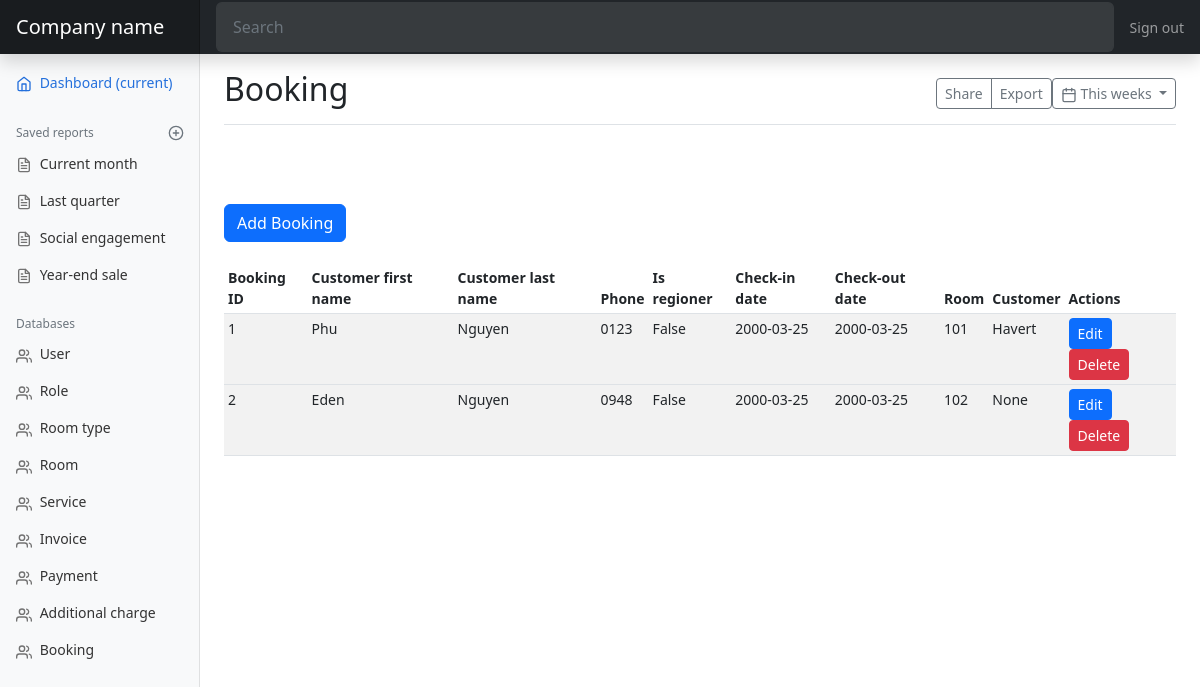
The page /booking on the database as committed earlier.
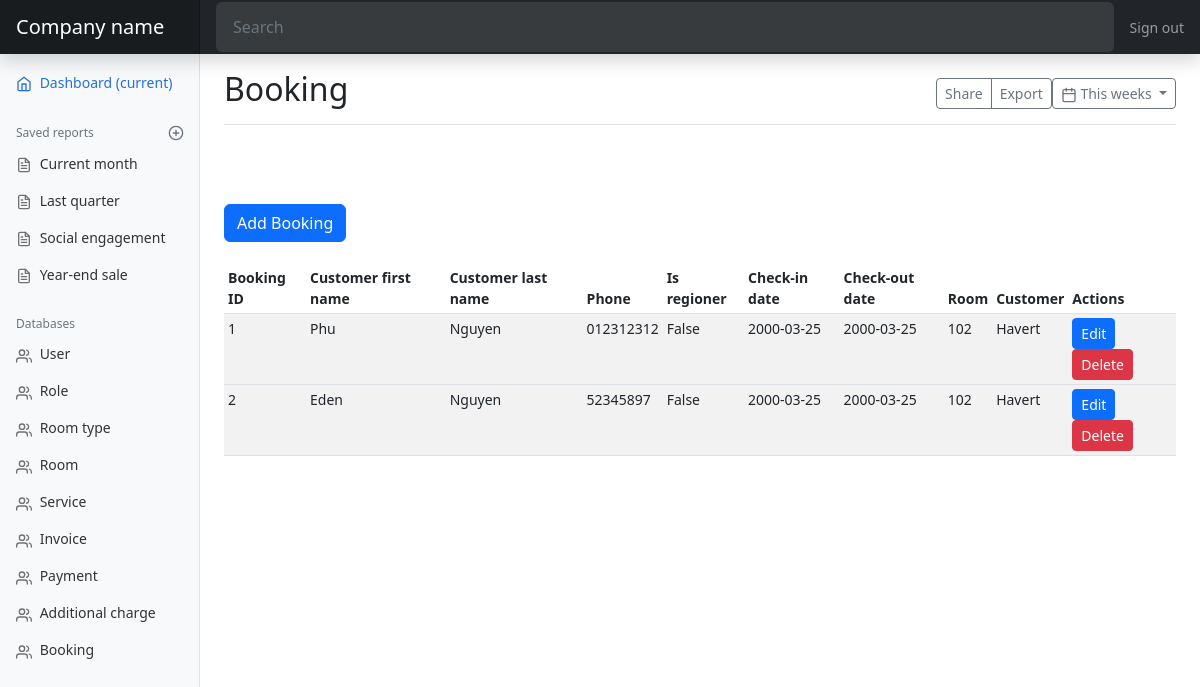
The same page on the database as committed later.
### models.py (models this page shows, shortened)
class Booking(db.Model):
    id = db.Column(db.Integer, primary_key=True)
    customer_first_name = db.Column(db.String(50))
    customer_last_name = db.Column(db.String(50))
    age = db.Column(db.Integer)
    sex = db.Column(db.Enum(Sex))
    email = db.Column(db.String(50))
    phone = db.Column(db.String(50))
    is_regioner = db.Column(db.Boolean)
    created_date = db.Column(db.Date)
    checkin_date = db.Column(db.Date)
    checkout_date = db.Column(db.Date)
    total_price = db.Column(db.Float)
    user_id = db.Column(db.Integer, db.ForeignKey('user.id'))
    user = db.relationship('User', backref=db.backref('booking', lazy=True))
    room_id = db.Column(db.Integer, db.ForeignKey('room.id'))
    room = db.relationship('Room', backref=db.backref('booking', lazy=True))
    customer_id = db.Column(db.Integer, db.ForeignKey('customer.id'))
    customer = db.relationship('Customer', backref=db.backref('booking', lazy=True))
    status = db.Column(db.Enum(BookingStatus))

class Room(db.Model):
    id = db.Column(db.Integer, primary_key=True)
    room_no = db.Column(db.String(50))
    image = db.Column(db.String(255))
    description = db.Column(db.Text)
    room_type_id = db.Column(db.Integer, db.ForeignKey('room_type.id'))
    room_type = db.relationship('RoomType', backref=db.backref('room', lazy=True))
    def __str__(self) -> str:
        return self.room_no

class Customer(db.Model):
    id = db.Column(db.Integer, primary_key=True)
    first_name = db.Column(db.String(50))
    last_name = db.Column(db.String(50))
    sex = db.Column(db.Enum(Sex))
    age = db.Column(db.Integer)
    email = db.Column(db.String(50))
    phone = db.Column(db.String(50))
    def __str__(self) -> str:
        return self.first_name

### views.py (the view)
@app.route('/booking')
def booking_page():
    bookings = models.Booking.query.all()
    return render_template('mdBooking.html', bookings=bookings)

### templates/mdbooking.html
{% extends 'index.html' %}
{% block title %}Booking{% endblock %}
{% block content %}
<a href="{{ url_for('add_booking') }}" class="btn btn-primary" tabindex="-1" role="button">Add Booking</a>
<br/>
<br/>
<div class="table-responsive">
  <table class="table table-striped table-sm">
    <thead>
      <tr>
        <th>Booking ID</th>
        <th>Customer first name</th>
        <th>Customer last name</th>
        <th>Phone</th>
        <th>Is regioner</th>
        <th>Check-in date</th>
        <th>Check-out date</th>
        <th>Room</th>
        <th>Customer</th>
        <th>Actions</th>
      </tr>
    </thead>
    <tbody>
      {% for booking in bookings %}
      <tr>
        <td>{{ booking.id }}</td>
        <td>{{ booking.customer_first_name }}</td>
        <td>{{ booking.customer_last_name }}</td>
        <td>{{ booking.phone }}</td>
        <td>{{ booking.is_regioner }}</td>
        <td>{{ booking.checkin_date }}</td>
        <td>{{ booking.checkout_date }}</td>
        <td>{{ booking.room }}</td>
        <td>{{ booking.customer }}</td>
        <td>
          <a href="{{ url_for('edit_booking', booking_id=booking.id) }}" class="btn btn-primary btn-sm">Edit</a>
          <a href="{{ url_for('delete_booking', booking_id=booking.id) }}" class="btn btn-danger btn-sm">Delete</a>
        </td>
      <tr>
        {% endfor %}
    </tbody>
  </table>
</div>
{% endblock %}

### templates/index.html (shortened to what this page needs)
<!DOCTYPE html>
<html lang="en">
<head>
    <link rel="stylesheet" href="{{ url_for('static', filename='assets/dist/css/bootstrap.min.css') }}" />
    <link href="{{ url_for('static', filename='dashboard.css') }}" rel="stylesheet" />
</head>
<body>
    <nav class="navbar navbar-dark sticky-top bg-dark flex-md-nowrap p-0 shadow">
        {% if current_user.is_authenticated %}
        <a class="navbar-brand col-md-3 col-lg-2 mr-0 px-3" href="#">Welcome, {{ current_user.username }}</a>
        {% else %}
        <a class="navbar-brand col-md-3 col-lg-2 mr-0 px-3" href="#">Company name</a>
        {% endif %}
        <input class="form-control form-control-dark w-100" type="text" placeholder="Search" aria-label="Search" />
        <ul class="navbar-nav px-3">
            <li class="nav-item text-nowrap">
                <a class="nav-link" href="{{ url_for('logout') }}">Sign out</a>
            </li>
        </ul>
    </nav>
    <div class="container-fluid">
        <div class="row">
            <nav id="sidebarMenu" class="col-md-3 col-lg-2 d-md-block bg-light sidebar collapse">
                <div class="sidebar-sticky pt-3">
                    <ul class="nav flex-column mb-2">
                        <li class="nav-item">
                            <a class="nav-link active" href="{{ url_for('index') }}">
                                <span data-feather="home"></span>
                                Dashboard <span class="sr-only">(current)</span>
                            </a>
                        </li>
                    </ul>
                    <h6
                        class="sidebar-heading d-flex justify-content-between align-items-center px-3 mt-4 mb-1 text-muted">
                        <span>Saved reports</span>
                        <a class="d-flex align-items-center text-muted" href="#" aria-label="Add a new report"><span
                                data-feather="plus-circle"></span></a>
                    </h6>
                    <ul class="nav flex-column mb-2">
                        <li class="nav-item">
                            <a class="nav-link" href="#">
                                <span data-feather="file-text"></span>
                                Current month
                            </a>
                        </li>
                        <li class="nav-item">
                            <a class="nav-link" href="#">
                                <span data-feather="file-text"></span>
                                Last quarter
                            </a>
                        </li>
                        <li class="nav-item">
                            <a class="nav-link" href="#">
                                <span data-feather="file-text"></span>
                                Social engagement
                            </a>
                        </li>
                        <li class="nav-item">
                            <a class="nav-link" href="#">
                                <span data-feather="file-text"></span>
                                Year-end sale
                            </a>
                        </li>
                    </ul>
                    <h6
                        class="sidebar-heading d-flex justify-content-between align-items-center px-3 mt-4 mb-1 text-muted">
                        <span>Databases</span>
                    </h6>
                    <ul class="nav flex-column">
                        <li class="nav-item">
                            <a class="nav-link" href="{{ url_for('user_page') }}">
                                <span data-feather="users"></span>
                                User
                            </a>
                        </li>
                        <li class="nav-item">
                            <a class="nav-link" href="{{ url_for('role_page') }}">
                                <span data-feather="users"></span>
                                Role
                            </a>
                        </li>
                        <li class="nav-item">
                            <a class="nav-link" href="{{ url_for('room_type_page') }}">
                                <span data-feather="users"></span>
                                Room type
                            </a>
                        </li>
                        <li class="nav-item">
                            <a class="nav-link" href="{{ url_for('room_page') }}">
                                <span data-feather="users"></span>
                                Room
                            </a>
                        </li>
                        <li class="nav-item">
                            <a class="nav-link" href="{{ url_for('service_page') }}">
                                <span data-feather="users"></span>
                                Service
                            </a>
                        </li>
                        <li class="nav-item">
                            <a class="nav-link" href="{{ url_for('invoice_page') }}">
                                <span data-feather="users"></span>
                                Invoice
                            </a>
                        </li>
                        <li class="nav-item">
                            <a class="nav-link" href="{{ url_for('payment_page') }}">
                                <span data-feather="users"></span>
                                Payment
                            </a>
                        </li>
                        <li class="nav-item">
                            <a class="nav-link" href="{{ url_for('additional_charge_page') }}">
                                <span data-feather="users"></span>
                                Additional charge
                            </a>
                        </li>
                        <li class="nav-item">
                            <a class="nav-link" href="{{ url_for('booking_page') }}">
                                <span data-feather="users"></span>
                                Booking
                            </a>
                        </li>
                    </ul>
                </div>
            </nav>
            <main class="col-md-9 ms-sm-auto col-lg-10 px-md-4">
                <div
                    class="d-flex justify-content-between flex-wrap flex-md-nowrap align-items-center pt-3 pb-2 mb-3 border-bottom">
                    <h1 class="h2">{% block title %}Dashboard Home Page{% endblock %}</h1>
                    <div class="btn-toolbar mb-2 mb-md-0">
                        <div class="btn-group mr-2">
                            <button type="button" class="btn btn-sm btn-outline-secondary">Share</button>
                            <button type="button" class="btn btn-sm btn-outline-secondary">Export</button>
                        </div>
                        <button type="button" class="btn btn-sm btn-outline-secondary dropdown-toggle">
                            <span data-feather="calendar"></span>
                            This weeks
                        </button>
                    </div>
                </div>
                <br /><br /><br />
                {% block content %}
                {% endblock %}
            </main>
        </div>
    </div>
</body>
</html>

### static/dashboard.css (style rules this page uses)
body { font-size: .875rem; }
.feather { width: 16px; height: 16px; }
.sidebar { position: fixed; top: 0; bottom: 0; left: 0; z-index: 100; padding: 48px 0 0; box-shadow: inset -1px 0 0 rgba(0, 0, 0, .1); }
.sidebar-sticky { height: calc(100vh - 48px); overflow-x: hidden; overflow-y: auto; }
.sidebar .nav-link { font-weight: 500; color: #333; }
.sidebar .nav-link .feather { margin-right: 4px; color: #727272; }
.sidebar .nav-link.active { color: #2470dc; }
.sidebar .nav-link:hover .feather, .sidebar .nav-link.active .feather { color: inherit; }
.sidebar-heading { font-size: .75rem; }
.navbar-brand { padding-top: .75rem; padding-bottom: .75rem; background-color: rgba(0, 0, 0, .25); box-shadow: inset -1px 0 0 rgba(0, 0, 0, .25); }
.navbar .form-control { padding: .75rem 1rem; }
.form-control-dark { color: #fff; background-color: rgba(255, 255, 255, .1); border-color: rgba(255, 255, 255, .1); }

Rows that differ between the two databases and show on the page:
changed Booking "Phu": phone "0123" → "012312312"; room "101" → "102"
changed Booking "Eden": phone "0948" → "52345897"; customer "None" → "Havert"
